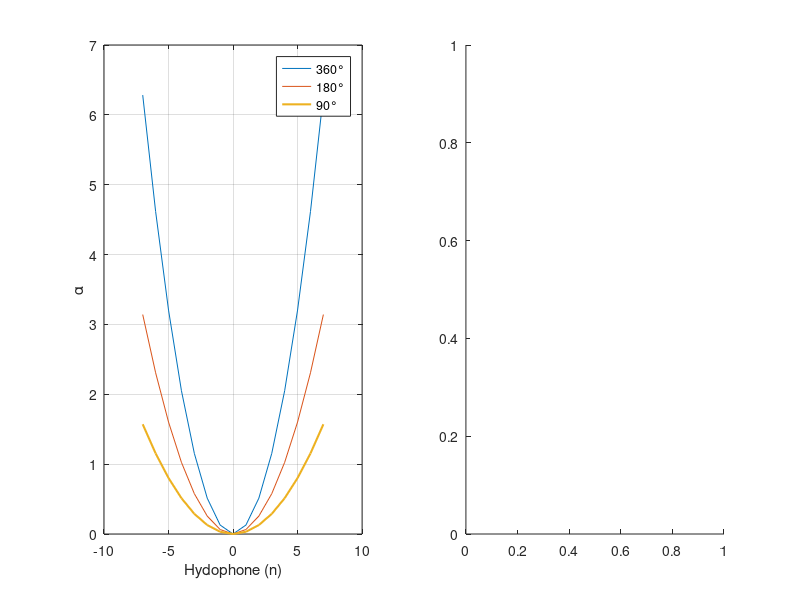

MATLAB code for this plot: (Note: this script raises an error after producing the figure.)
beta_d = -90:0.1:90; % angle between the vector R and the x-axis [deg]
beta_r= beta_d*pi/180; % angle between the vector R and the x-axis [rad]
N = 15; % number of hydrophones
lambda = 2;
k = 2*pi/lambda; % wave number
d = [lambda/2, lambda, 2*lambda]; % distance between hydrophones (element spacing)
alpha=1 ; % phase [deg]
Qn_head = ones(1,N); % Amplitude of the n-th point source or Hydrophone
alpha= ones(1,N); % Phase of the n-th point source or Hydrophone
scaling = [pi*2, pi, pi/2, pi/10]; % scaling factor for the parabolic shading
for x=1:3
  for n= -7:1:(N-1)/2
  alpha_parabolic(n+8,x)= scaling(x)*n^2/(((N-1)/2)^2); 
  end
end
subplot(121)
plot(-7:7,alpha_parabolic(:,1),-7:7,alpha_parabolic(:,2),...
    -7:7,alpha_parabolic(:,3),'linewidth',1.5);
grid
legend('360°','180°','90°');
xlabel('Hydophone (n)'),ylabel('\alpha'), Q_head= 0; % initialising variable
for n=1:N
term= Qn_head(n);
Q_head= Q_head + term;
end
for x=1:3
bp_sum= 0;
for n=1:N
sum(n,:)=Qn_head(n)*exp(j*(alpha_parabolic(n,x) - k*n*d(1)*sin(beta_r)));
bp_sum= bp_sum + sum(n,:);
end
bp(x,:)= 20*log10(abs(1/(Q_head)*bp_sum)); % beam pattern
subplot(122)
plot(beta_d,bp(1,:),beta_d,bp(2,:),beta_d,bp(3,:),'linewidth',1.5)
grid;
hold on;
legend('360°','180°','90°');
axis([-90 90 -30 0])
ylabel('Level [dB]')
xlabel('\beta [deg]')
end